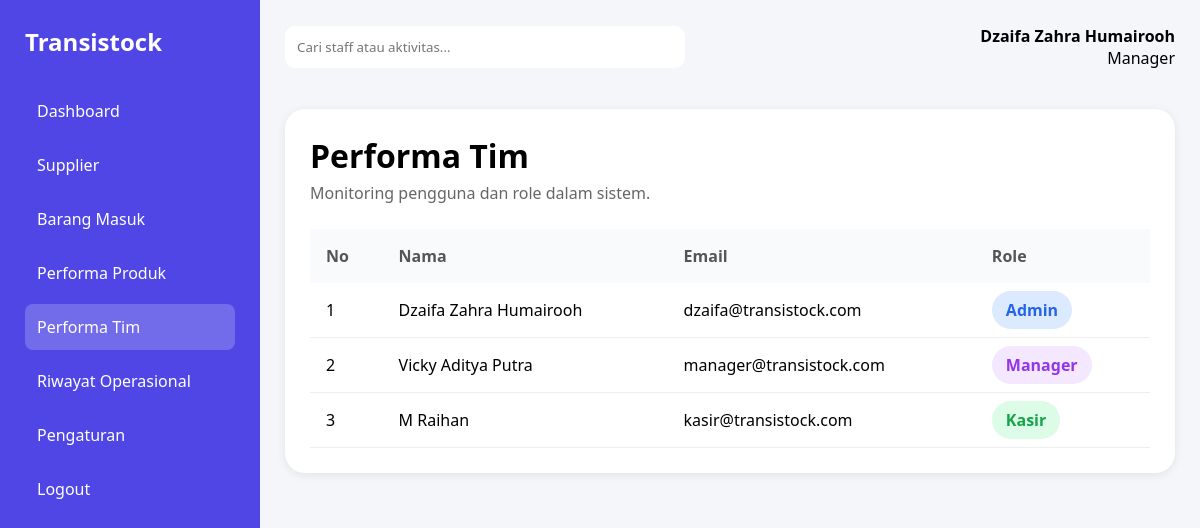
Screenshot of /manager/performa_tim.php (signed in) with the database file from the repository.
### tables this page shows
CREATE TABLE `users` (
  `id_user` int(11) NOT NULL,
  `nama` varchar(100) NOT NULL,
  `email` varchar(100) NOT NULL,
  `password` varchar(255) NOT NULL,
  `role` enum('admin','manager','kasir') NOT NULL
);

### manager/performa_tim.php (the view, shortened to what this page needs)
<?php
include '../config/koneksi.php';
$data = mysqli_query($conn,"
    SELECT *
    FROM users
    ORDER BY role ASC, nama ASC
");
?>
<!DOCTYPE html>
<html>
<head>
<link rel="stylesheet" href="../admin/dashboard.css">
</head>
<body>
<div class="container">
<div class="sidebar">
    <h2>Transistock</h2>
    <ul>
        <li>
            <a href="dashboard_manager.php">
                Dashboard
            </a>
        </li>
        <li>
            <a href="supplier.php">
                Supplier
            </a>
        </li>
        <li>
            <a href="barang_masuk.php">
                Barang Masuk
            </a>
        </li>
        <li>
            <a href="performa_produk.php">
                Performa Produk
            </a>
        </li>
        <li class="active">
            Performa Tim
        </li>
        <li>
            <a href="riwayat_operasional.php">
                Riwayat Operasional
            </a>
        </li>
        <li>
            <a href="pengaturan_manager.php">
                Pengaturan
            </a>
        </li>
        <li>
            <a href="../auth/logout.php">
                Logout
            </a>
        </li>
    </ul>
</div>
<div class="main">
    <div class="header">
        <input
            type="text"
            placeholder="Cari staff atau aktivitas...">
        <div class="profile">
            <h4><?= $_SESSION['nama']; ?></h4>
            <p>Manager</p>
        </div>
    </div>
    <div class="inventory-card">
        <div class="inventory-top">
            <div>
                <h2>Performa Tim</h2>
                <p>
                    Monitoring pengguna dan role dalam sistem.
                </p>
            </div>
        </div>
        <table class="inventory-table">
            <thead>
                <tr>
                    <th>No</th>
                    <th>Nama</th>
                    <th>Email</th>
                    <th>Role</th>
                </tr>
            </thead>
            <tbody>
            <?php $no = 1; ?>
            <?php while($row = mysqli_fetch_assoc($data)) : ?>
                <tr>
                    <td><?= $no++; ?></td>
                    <td>
                        <?= $row['nama']; ?>
                    </td>
                    <td>
                        <?= $row['email']; ?>
                    </td>
                    <td>
                        <?php
                        if($row['role'] == 'admin'){
                            $warna = '#dbeafe';
                            $text = '#2563eb';
                        }
                        elseif($row['role'] == 'manager'){
                            $warna = '#f3e8ff';
                            $text = '#9333ea';
                        }
                        else{
                            $warna = '#dcfce7';
                            $text = '#16a34a';
                        }
                        ?>
                        <span
                        style="
                        background:<?= $warna ?>;
                        color:<?= $text ?>;
                        padding:8px 14px;
                        border-radius:20px;
                        font-weight:600;
                        ">
                        <?= ucfirst($row['role']); ?>
                        </span>
                    </td>
                </tr>
            <?php endwhile; ?>
            </tbody>
        </table>
    </div>
</div>
</div>
</body>
</html>

### admin/dashboard.css (style rules this page uses)
* { margin:0; padding:0; box-sizing:border-box; font-family:Segoe UI, sans-serif; }
body { background:#f5f6fa; }
.container { display:flex; min-height:100vh; }
.sidebar { width:260px; background:#4f46e5; color:white; padding:25px; }
.sidebar h2 { margin-bottom:30px; }
.sidebar ul { list-style:none; }
.sidebar li { padding:12px; margin-bottom:8px; border-radius:8px; cursor:pointer; }
.sidebar li:hover, .sidebar .active { background:rgba(255,255,255,0.2); }
.sidebar a { color:white; text-decoration:none; }
.main { flex:1; padding:25px; }
.header { display:flex; justify-content:space-between; align-items:center; margin-bottom:25px; }
.header input { width:400px; padding:12px; border:none; border-radius:10px; }
.profile { text-align:right; }
.inventory-card { background:white; padding:25px; border-radius:20px; box-shadow:0 2px 10px rgba(0,0,0,0.08); margin-top:40px; }
.inventory-top { display:flex; justify-content:space-between; align-items:center; margin-bottom:25px; }
.inventory-top h2 { font-size:32px; margin-bottom:5px; }
.inventory-top p { color:#666; }
.inventory-table { width:100%; border-collapse:collapse; }
.inventory-table th { background:#f8fafc; color:#555; padding:16px; text-align:left; }
.inventory-table td { padding:16px; border-bottom:1px solid #eee; }

### rows the page displays
users: nama "Dzaifa Zahra Humairooh", email "dzaifa@transistock.com", role "Admin"
users: nama "Vicky Aditya Putra", email "manager@transistock.com", role "Manager"
users: nama "M Raihan", email "kasir@transistock.com", role "Kasir"

### other values shown
$_SESSION['nama'] "Dzaifa Zahra Humairooh"
